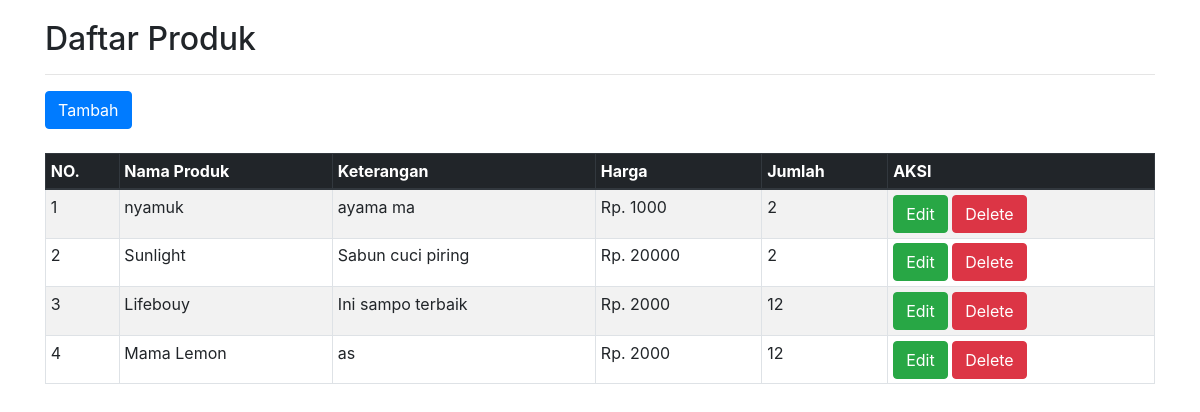
The page / on the database its author committed.
### tables this page shows
CREATE TABLE `produk` (
  `id` int(11) NOT NULL,
  `nama_produk` char(36) NOT NULL,
  `keterangan` char(100) NOT NULL,
  `harga` int(20) NOT NULL,
  `jumlah` int(20) NOT NULL
);

### index.php (the view, shortened to what this page needs)
<?php
include('config.php');
?>
<!DOCTYPE html>
<html>
<head>
	<link rel="stylesheet" href="https://stackpath.bootstrapcdn.com/bootstrap/4.1.3/css/bootstrap.min.css">
</head>
<body>
	<div class="container" style="margin-top:20px">
		<h2>Daftar Produk</h2>
		<hr>
		<a href="tambah.php" class="btn btn-primary">Tambah</a>
    <br>
    <br>
		<table class="table table-striped table-hover table-sm table-bordered">
			<thead class="thead-dark">
				<tr>
					<th>NO.</th>
					<th>Nama Produk</th>
					<th>Keterangan</th>
					<th>Harga</th>
					<th>Jumlah</th>
					<th>AKSI</th>
				</tr>
			</thead>
			<tbody>
				<?php
				$sql = mysqli_query($koneksi, "SELECT * FROM produk ORDER BY id DESC") or die(mysqli_error($koneksi));
				if(mysqli_num_rows($sql) > 0){
					$no = 1;
					while($data = mysqli_fetch_assoc($sql)){
						echo '
						<tr>
							<td>'.$no.'</td>
							<td>'.$data['nama_produk'].'</td>
							<td>'.$data['keterangan'].'</td>
							<td>Rp. '.$data['harga'].'</td>
							<td>'.$data['jumlah'].'</td>
							<td>
								<a href="edit.php?id='.$data['id'].'" class="btn btn-success">Edit</a>
								<a href="delete.php?id='.$data['id'].'" class="btn btn-danger" onclick="return confirm(\'Yakin ingin menghapus data ini?\')">Delete</a>
							</td>
						</tr>
						';
						$no++;
					}
				}else{
					echo '
					<tr>
						<td colspan="6">Tidak ada data.</td>
					</tr>
					';
				}
				?>
		</table>
	</div>
</body>
</html>

### rows shown on the page
produk: nama_produk "nyamuk", keterangan "ayama ma", harga "1000", jumlah "2"
produk: nama_produk "Sunlight", keterangan "Sabun cuci piring", harga "20000", jumlah "2"
produk: nama_produk "Lifebouy", keterangan "Ini sampo terbaik", harga "2000", jumlah "12"
produk: nama_produk "Mama Lemon", keterangan "as", harga "2000", jumlah "12"
